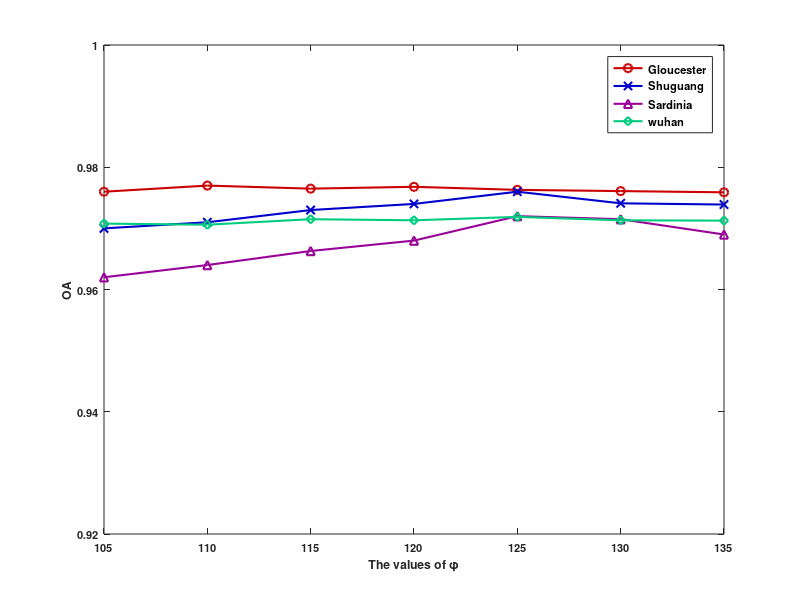

This chart was generated by the following MATLAB code:
x=105:5:135;%x轴上的数据，第一个值代表数据开始，第二个值代表间隔，第三个值代表终止
Gloucester=[0.976,0.977,0.9765,0.9768,0.9763,0.9761,0.9759]
Shuguang=[0.97,0.971,0.973,0.974,0.976,0.9741,0.9739]
Sardinia=[0.962,0.964,0.9663,0.968,0.972,0.9715,0.969]
wuhan=[0.970777778,0.9706,0.9715,0.971322222,0.971877778,0.971322222,0.971266667]

plot(x,Gloucester,'-o','color',[0.8 0 0],'LineWidth',1.5)
hold on
plot(x,Shuguang,'-x','color',[0 0 0.8],'LineWidth',1.5)
hold on
plot(x,Sardinia,'-^','color',[0.6 0 0.6],'LineWidth',1.5)
hold on
plot(x,wuhan,'-d','color',[0 0.8 0.5],'LineWidth',1.5)
hold on

axis([105,135,0.92,1])  %确定x轴与y轴框图大小
set(gca, 'FontSize',8,'FontWeight','bold') % 设置坐标轴字体是 8

% set(gca,'xLim',[105:5:135]);
% set(gca,'YLim',[0.92:0.2:1]);
% set(gca,'XTick',[105:5:135]) %x轴范围1-6，间隔1
% set(gca,'YTick',[0.92:0.2:1]) %y轴范围0-700，间隔100

xlabel('The values of \phi','FontWeight','bold')  %x轴坐标描述
ylabel('OA','FontWeight','bold') %y轴坐标描述
legend('Gloucester','Shuguang','Sardinia','wuhan','southwest','FontSize',8,'FontWeight','bold');   %右上角标注


%%%%%%%%%%%%%%%%%%%%%%%%%%%%%%%%%%%%%%%%%%%%%%%%%%%%%%%%%%%%%%%%%%%%%%%%%%%%%%%%%%%%%%


% x=105:5:135;%x轴上的数据，第一个值代表数据开始，第二个值代表间隔，第三个值代表终止
% Gloucester=[0.799,0.815,0.83,0.842,0.871,0.867,0.859];
% Shuguang=[0.655,0.71,0.72,0.74,0.75,0.736,0.725];
% Sardinia=[0.75,0.755,0.76,0.763,0.77,0.742,0.728];
% wuhan=[0.67,0.6987,0.6912,0.6998,0.7074,0.6953,0.6968];
% 
% plot(x,Gloucester,'-o','color',[0.8 0 0],'LineWidth',1.5)
% hold on
% plot(x,Shuguang,'-x','color',[0 0 0.8],'LineWidth',1.5)
% hold on
% plot(x,Sardinia,'-^','color',[0.6 0 0.6],'LineWidth',1.5)
% hold on
% plot(x,wuhan,'-d','color',[0 0.8 0.5],'LineWidth',1.5)
% hold on
% 
% axis([105,135,0.5,1])  %确定x轴与y轴框图大小
% set(gca, 'FontSize',8,'FontWeight','bold') % 设置坐标轴字体是 8
% 
% % set(gca,'xLim',[105:5:135]);
% % set(gca,'YLim',[0.92:0.2:1]);
% % set(gca,'XTick',[105:5:135]) %x轴范围1-6，间隔1
% % set(gca,'YTick',[0.92:0.2:1]) %y轴范围0-700，间隔100
% 
% xlabel('The values of \phi','FontWeight','bold')  %x轴坐标描述
% ylabel('KC','FontWeight','bold') %y轴坐标描述
% legend('Gloucester','Shuguang','Sardinia','wuhan','southwest','FontSize',8,'FontWeight','bold');   %右上角标注
